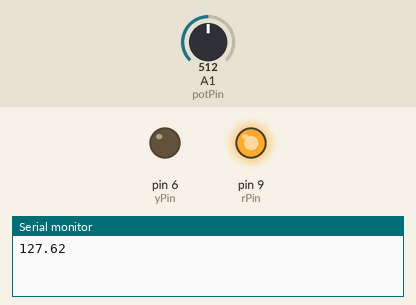
A sketch run on a simulated Arduino Uno, built with avr-gcc and run on an emulated ATmega328P. Shown: output pins drawn as LEDs (lit = HIGH), the last lines printed to the serial monitor. The inputs (shaded band) are chosen by the test bench; at power-on: A1 (potPin) = 512.

Above: at 0.05 s.
At 1.35 s:
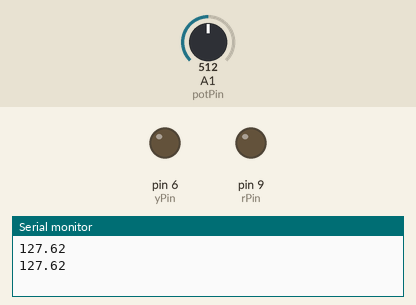
At 2.85 s:
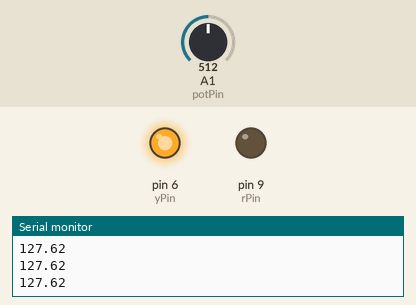
Timing chart, 0 to 3.1 s (numbered marks = the images above):
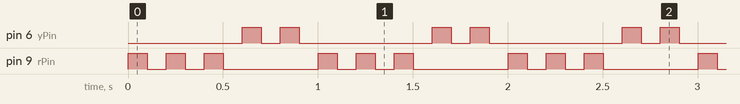

The sketch:

15.ino
```cpp
int potPin = A1;
int potVal;
float LEDVal;
int p = 100;
int yPin =6;
int rPin =9;
void setup() {
  // put your setup code here, to run once:
  pinMode(potPin, INPUT);

pinMode(yPin, OUTPUT);
pinMode(rPin, OUTPUT);
Serial.begin(9600);

}

void loop() {
  // put your main code here, to run repeatedly:

potVal=analogRead(potPin);
LEDVal=(255./1023.)*potVal;
Serial.println(LEDVal);


  for (int i = 0; i <=4*LEDVal/255; i++) {
analogWrite(rPin, 255);
delay(p);

analogWrite(rPin, 0);

delay(p);

  }

  for (int i = 0; i <=4*(255-LEDVal)/255; i++) {
analogWrite(yPin, 255);
delay(p);

analogWrite(yPin, 0);

delay(p);

  }
}
```

Measured:
- by itself, pin 6 (yPin): repeats every 1.0 s: LOW 0.10 s, HIGH 0.10 s, LOW 0.70 s, HIGH 0.10 s
- by itself, pin 9 (rPin): repeats every 1.0 s: 2 × (LOW 0.10 s, HIGH 0.10 s), LOW 0.50 s, HIGH 0.10 s
